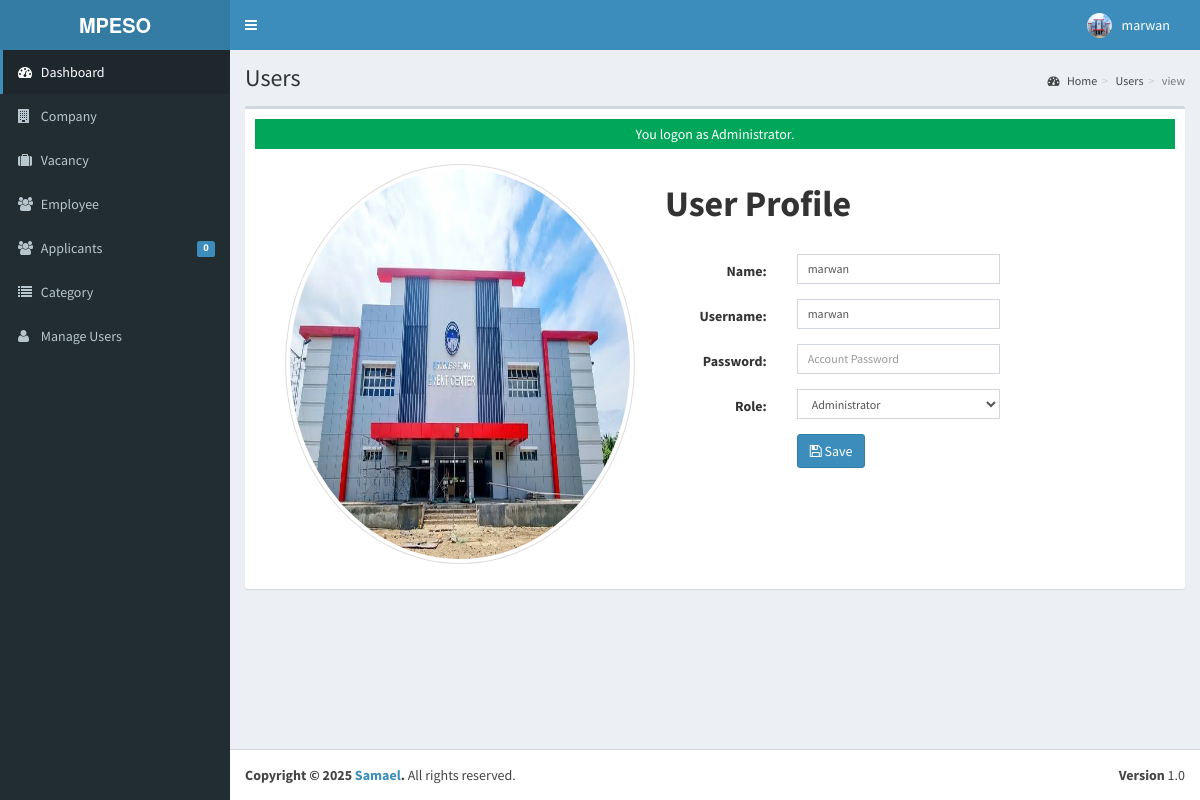
The page /admin/user/index.php?view=view&id=029838 (signed in) on the database its author committed.
### tables this page shows
CREATE TABLE `tblusers` (
  `USERID` varchar(30) NOT NULL,
  `FULLNAME` varchar(40) NOT NULL,
  `USERNAME` varchar(90) NOT NULL,
  `PASS` varchar(90) NOT NULL,
  `ROLE` varchar(30) NOT NULL,
  `PICLOCATION` varchar(255) NOT NULL
);

### admin/user/index.php (called while the page is built, shortened)
<?php
require_once("../../include/initialize.php");
 $title="Users";
require_once ("../theme/templates.php");
?>

### include/database.php (called while the page is built, shortened)
<?php
class Database {
	var $sql_string = '';
	private $conn;
	public function open_connection() {
		$this->conn = mysqli_connect(server,user,pass);
		if(!$this->conn){
			$this->error_msg = "Problem in database connection! Contact administrator!";
			error_log($this->error_msg);
			exit();
		} else {
			$db_select = mysqli_select_db($this->conn,database_name);
		}
	}
	function setQuery($sql='') {
		$this->sql_string = $sql;
		return true;
	}
	function executeQuery() {
		$result = mysqli_query($this->conn, $this->sql_string);
		return $result;
	}
	function loadSingleResult() {
		$cur = $this->executeQuery();
		$row = mysqli_fetch_object($cur);
		return $row;
	}
}
$mydb = new Database();
?>

### include/accounts.php (called while the page is built, shortened)
<?php
require_once(LIB_PATH.DS.'database.php');
class User {
	protected static  $tblname = "tblusers";
	function single_user($id=""){
			global $mydb;
			$mydb->setQuery("SELECT * FROM ".self::$tblname."
				Where USERID= '{$id}' LIMIT 1");
			$cur = $mydb->loadSingleResult();
			return $cur;
	}
}
?>

### include/function.php (called while the page is built, shortened)
<?php
function currentpage(){
		$this_page = $_SERVER['SCRIPT_NAME'];
	    $bits = explode('/',$this_page);
		 return $bits[3];
	}
		?>

### admin/user/view.php (the view, shortened to what this page needs)
<?php
  @$USERID = $_SESSION['ADMIN_USERID'];
  $user = New User();
  $singleuser = $user->single_user($USERID);
  ?>
<div class="container">
<div class="panel-body inf-content">
    <div class="row">
        <div class="col-md-4">
         <a  data-target="#myModal" data-toggle="modal" href="" title="Click here to Change Image." >
            <img alt="" style="width:500px; height:400px;"
             title="" class="img-circle img-thumbnail isTooltip"
             src="<?php echo !empty($singleuser->PICLOCATION) ? web_root.'admin/user/'.$singleuser->PICLOCATION : web_root.'admin/user/photos/default.png'; ?>"
             data-original-title="Usuario">
         </a>
        </div>
        <div class="col-md-6">
            <h1><strong>User Profile</strong></h1><br>
             <form class="form-horizontal span6" action="controller.php?action=edit&view=" method="POST">
                  <div class="form-group">
                    <div class="col-md-8">
                      <label class="col-md-4 control-label" for=
                      "U_NAME">Name:</label>
                      <div class="col-md-8">
                         <input class="form-control input-sm" id="U_NAME" name="U_NAME" placeholder=
                            "Account Name" type="text" value="<?php echo $singleuser->FULLNAME; ?>">
                      </div>
                    </div>
                  </div>
                  <div class="form-group">
                    <div class="col-md-8">
                      <label class="col-md-4 control-label" for=
                      "U_USERNAME">Username:</label>
                      <div class="col-md-8">
                         <input class="form-control input-sm" id="U_USERNAME" name="U_USERNAME" placeholder=
                            "Email Address" type="text" value="<?php echo $singleuser->USERNAME; ?>">
                      </div>
                    </div>
                  </div>
                  <div class="form-group">
                    <div class="col-md-8">
                      <label class="col-md-4 control-label" for=
                      "U_PASS">Password:</label>
                      <div class="col-md-8">
                         <input class="form-control input-sm" id="U_PASS" name="U_PASS" placeholder=
                            "Account Password" type="Password" value="" required>
                      </div>
                    </div>
                  </div>
                  <div class="form-group">
                    <div class="col-md-8">
                      <label class="col-md-4 control-label" for=
                      "U_ROLE">Role:</label>
                      <div class="col-md-8">
                       <select class="form-control input-sm" name="U_ROLE" id="U_ROLE">
                          <option value="Administrator"  <?php echo ($singleuser->ROLE=='Administrator') ? 'selected="true"': '' ; ?>>Administrator</option>
                        </select>
                      </div>
                    </div>
                  </div>
             <div class="form-group">
                    <div class="col-md-8">
                      <label class="col-md-4 control-label" for=
                      "idno"></label>
                      <div class="col-md-8">
                         <button class="btn btn-primary " name="save" type="submit" ><span class="fa fa-save fw-fa"></span> Save</button>
                      </div>
                    </div>
                  </div>
        </form>
        </div>
    </div>
</div>
</div>

### admin/theme/templates.php (shortened to what this page needs)
<!DOCTYPE html>
<html>
    <head>
        <link rel="stylesheet" href="<?php echo web_root;?>bootstrap/css/bootstrap.min.css">
        <link rel="stylesheet" href="<?php echo web_root;?>plugins/font-awesome/css/font-awesome.min.css">
        <link rel="stylesheet" href="<?php echo web_root;?>dist/css/AdminLTE.min.css">
        <link rel="stylesheet" href="<?php echo web_root;?>dist/css/skins/_all-skins.min.css">
        <link rel="stylesheet" href="<?php echo web_root;?>plugins/iCheck/flat/blue.css">
        <link rel="stylesheet" href="<?php echo web_root;?>plugins/morris/morris.css">
        <link rel="stylesheet" href="<?php echo web_root;?>plugins/jvectormap/jquery-jvectormap-1.2.2.css">
        <link href="<?php echo web_root; ?>plugins/datepicker/bootstrap-datetimepicker.min.css" rel="stylesheet" media="screen">
        <link rel="stylesheet" href="<?php echo web_root;?>plugins/dataTables/jquery.dataTables.min.css">
        <link rel="stylesheet" href="<?php echo web_root;?>plugins/bootstrap-wysihtml5/bootstrap3-wysihtml5.min.css">
    </head>
 <body class="hold-transition skin-blue fixed sidebar-mini">
<div class="wrapper">
  <header class="main-header">
    <a href="<?php echo web_root;?>/admin/" class="logo">
      <span class="logo-lg"><b>MPESO</b></span>
    </a>
    <nav class="navbar navbar-static-top" role="navigation">
      <a href="#" class="sidebar-toggle" data-toggle="offcanvas" role="button">
      </a>
      <div class="navbar-custom-menu">
        <ul class="nav navbar-nav">
          <?php
              $user = New User();
              $singleuser = $user->single_user($_SESSION['ADMIN_USERID']);
          ?>
          <li class="dropdown user user-menu" style="padding-right: 15px;"  >
            <a href="#" class="dropdown-toggle" data-toggle="dropdown">
              <img src="<?php echo !empty($singleuser->PICLOCATION) ? web_root.'admin/user/'.$singleuser->PICLOCATION : web_root.'admin/user/photos/default.png'; ?>" class="user-image" alt="User Image">
              <span class="hidden-xs"><?php echo $singleuser->FULLNAME; ?></span>
            </a>
          </li>
        </ul>
      </div>
    </nav>
  </header>
  <aside class="main-sidebar">
    <section class="sidebar">
      <ul class="sidebar-menu">
        <li  class="<?php echo (currentpage() == 'index.php') ? "active" : false;?>" >
          <a href="<?php echo web_root ;?>admin/">
            <i class="fa fa-dashboard"></i> <span>Dashboard</span>
          </a>
        </li>
        <li class="<?php echo (currentpage() == 'company') ? "active" : false;?>" >
          <a href="<?php echo web_root ;?>admin/company/">
            <i class="fa fa-building"></i> <span>Company</span>
          </a>
        </li>
        <li class="<?php echo (currentpage() == 'vacancy') ? "active" : false;?>" >
          <a href="<?php echo web_root ;?>admin/vacancy/">
            <i class="fa fa-suitcase"></i> <span>Vacancy</span>
          </a>
        </li>
        <li class="<?php echo (currentpage() == 'employee') ? "active" : false;?>" >
          <a href="<?php echo web_root ;?>admin/employee/">
            <i class="fa fa-users"></i> <span>Employee</span>
          </a>
        </li>
        <li class="<?php echo (currentpage() == 'applicants') ? "active" : false;?>" >
          <a href="<?php echo web_root ;?>admin/applicants/">
            <i class="fa fa-users"></i> <span>Applicants</span>
            <span class="label label-primary pull-right">
              <?php
                $sql = "SELECT count(*) as 'APPL' FROM `tbljobregistration` WHERE `PENDINGAPPLICATION`=1";
                $mydb->setQuery($sql);
                $pending = $mydb->loadSingleResult();
                echo $pending->APPL;
              ?>
            </span>
          </a>
        </li>
        <li class="<?php echo (currentpage() == 'category') ? "active" : false;?>" >
          <a href="<?php echo web_root ;?>admin/category/">
            <i class="fa fa-list"></i> <span>Category</span>
          </a>
        </li>
         <li class="<?php echo (currentpage() == 'user') ? "active" : false;?>">
          <a href="<?php echo web_root; ?>admin/user/">
            <i class="fa fa-user"></i> <span>Manage Users</span> </a>
        </li>
      </ul>
    </section>
  </aside>
  <div class="content-wrapper">
  <section class="content-header">
      <h1>
        <?php echo isset($title) ? $title : ''; ?>
      </h1>
      <ol class="breadcrumb">
        <?php
          if ($title!='Home') {
            $active_title = '';
            if (isset($_GET['view'])) {
              $active_title = '<li class='.$active_title.'><a href="index.php">'.$title.'</a></li>';
            }else{
              $active_title = '<li class='.$active_title.'>'.$title.'</li>';
            }
            echo '<li><a href='.web_root.'admin/><i class="fa fa-dashboard"></i> Home</a></li>';
            echo  $active_title;
            echo  isset($_GET['view']) ? '<li class="active">'.$_GET['view'].'</li>' : '';
          }
        ?>
      </ol>
    </section>
         <section class="content">
          <div class="row">
            <div class="col-xs-12">
              <div class="box">
                <div class="box-body">
              <?php
               require_once $content;
               ?>
             </div>
             </div>
           </div>
         </div>
         </section>
 </div>
  <footer class="main-footer">
    <div class="pull-right hidden-xs">
      <b>Version</b> 1.0
    </div>
    <strong>Copyright &copy; 2025 <a href="m.me/kh1ddtv">Samael</a>.</strong> All rights
    reserved.
  </footer>
    </body>
</html>

### rows shown on the page
tblusers: PICLOCATION (picture), FULLNAME "marwan", U_NAME "marwan", U_USERNAME "marwan", U_ROLE "Administrator"

### other values the page prints
$pending->APPL "0"
$title "Users"
$_GET['view'] "view"
$_SESSION['message'] "You logon as Administrator."
